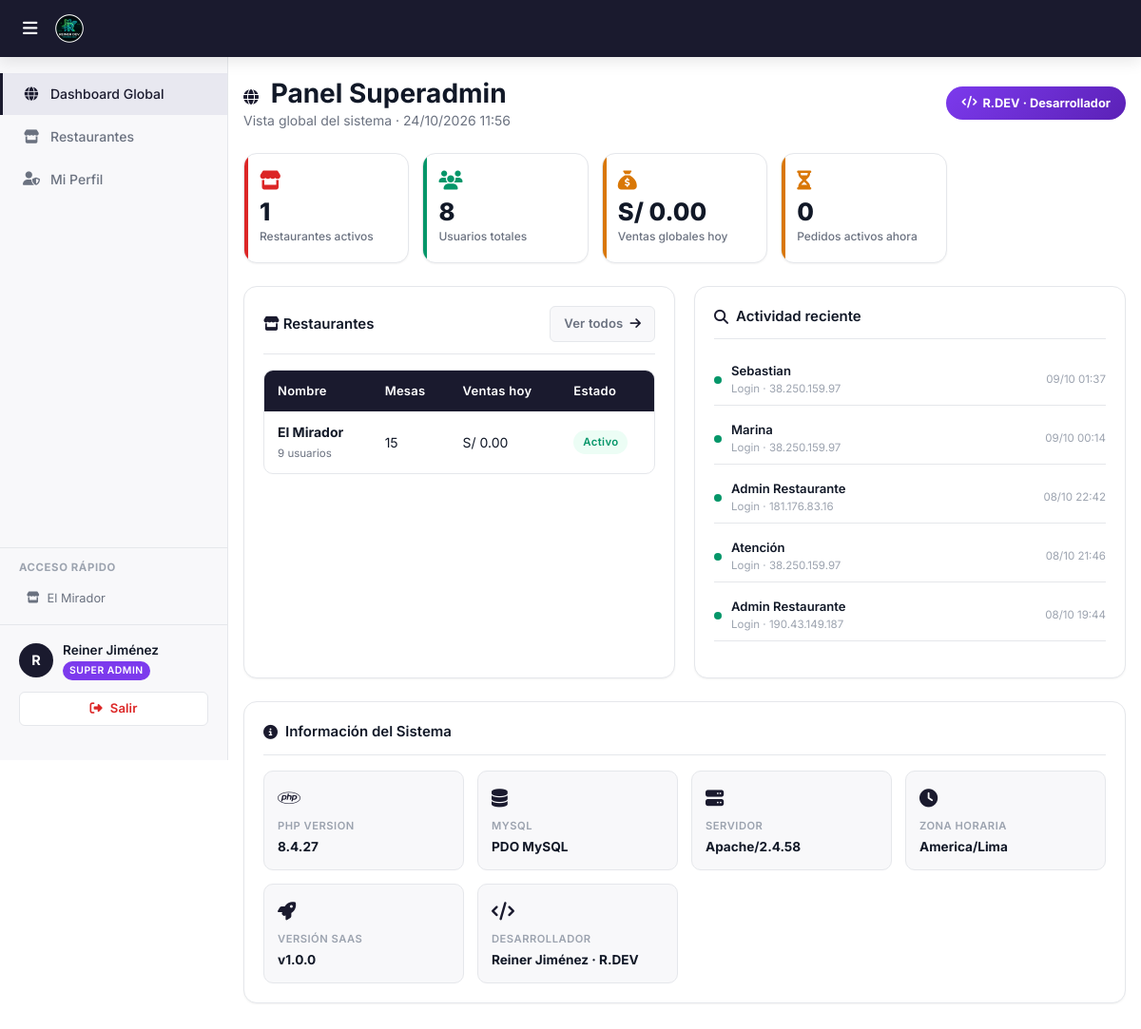
/roles/superadmin/dashboard.php (signed in), run on the app's committed database.
### tables this page shows
CREATE TABLE `restaurantes` (
  `id` int(11) NOT NULL,
  `nombre` varchar(100) NOT NULL,
  `logo` varchar(255) DEFAULT NULL,
  `activo` tinyint(1) DEFAULT 1,
  `created_at` timestamp NOT NULL DEFAULT current_timestamp()
);

CREATE TABLE `logs_acceso` (
  `id` int(11) NOT NULL,
  `usuario_id` int(11) DEFAULT NULL,
  `accion` varchar(100) NOT NULL,
  `ip` varchar(45) DEFAULT NULL,
  `created_at` timestamp NOT NULL DEFAULT current_timestamp()
);

CREATE TABLE `usuarios` (
  `id` int(11) NOT NULL,
  `restaurante_id` int(11) DEFAULT NULL,
  `nombre` varchar(100) NOT NULL,
  `email` varchar(100) NOT NULL,
  `password` varchar(255) NOT NULL,
  `rol` enum('superadmin','admin','atencion','cocina') NOT NULL,
  `activo` tinyint(1) DEFAULT 1,
  `created_at` timestamp NOT NULL DEFAULT current_timestamp()
);

### roles/superadmin/dashboard.php (the view, shortened to what this page needs)
<?php
$db = getDB();
$stRest = $db->query("SELECT COUNT(*) FROM restaurantes WHERE activo = 1");
$totalRestaurantes = $stRest->fetchColumn();
$stUsr = $db->query("SELECT COUNT(*) FROM usuarios WHERE activo = 1 AND rol != 'superadmin'");
$totalUsuarios = $stUsr->fetchColumn();
$hoy = date('Y-m-d');
$stVentas = $db->prepare("SELECT COALESCE(SUM(total),0) AS total, COUNT(*) AS cant FROM pedidos WHERE estado='cobrado' AND DATE(created_at) = ?");
$stVentas->execute([$hoy]);
$ventasHoy = $stVentas->fetch();
$stActivos = $db->query("SELECT COUNT(*) FROM pedidos WHERE estado = 'activo'");
$pedidosActivos = $stActivos->fetchColumn();
$stRestList = $db->query("
    SELECT r.id, r.nombre, r.activo,
           COUNT(DISTINCT u.id)  AS usuarios,
           COUNT(DISTINCT m.id)  AS mesas,
           COUNT(DISTINCT pe.id) AS pedidos_hoy,
           COALESCE(SUM(pe.total),0) AS ventas_hoy
    FROM restaurantes r
    LEFT JOIN usuarios u   ON u.restaurante_id = r.id
    LEFT JOIN mesas m      ON m.restaurante_id = r.id AND m.activo = 1
    LEFT JOIN pedidos pe   ON pe.restaurante_id = r.id AND pe.estado = 'cobrado' AND DATE(pe.created_at) = CURDATE()
    GROUP BY r.id
    ORDER BY r.id DESC
");
$restaurantes = $stRestList->fetchAll();
$stLogs = $db->query("
    SELECT la.accion, la.ip, la.created_at, u.nombre, u.rol
    FROM logs_acceso la
    LEFT JOIN usuarios u ON u.id = la.usuario_id
    ORDER BY la.created_at DESC
    LIMIT 20
");
$logs = $stLogs->fetchAll();
require_once '../../includes/header.php';
?>
        <div class="page-content">
            <div class="d-flex align-center justify-between mb-24">
                <div>
                    <h1><i class="fa-solid fa-globe" style="font-size:1rem;margin-right:6px;color:var(--primary);"></i> Panel Superadmin</h1>
                    <p>Vista global del sistema · <?= date('d/m/Y H:i') ?></p>
                </div>
                <div style="background:linear-gradient(135deg,#7C3AED,#5B21B6);color:#fff;padding:8px 16px;border-radius:999px;font-size:.8rem;font-weight:700;display:flex;align-items:center;gap:6px;">
                    <i class="fa-solid fa-code"></i> R.DEV · Desarrollador
                </div>
            </div>
            <div class="stats-grid mb-24">
                <div class="stat-card rojo">
                    <div class="stat-icon"><i class="fa-solid fa-store"></i></div>
                    <div class="stat-valor"><?= $totalRestaurantes ?></div>
                    <div class="stat-label">Restaurantes activos</div>
                </div>
                <div class="stat-card verde">
                    <div class="stat-icon"><i class="fa-solid fa-users"></i></div>
                    <div class="stat-valor"><?= $totalUsuarios ?></div>
                    <div class="stat-label">Usuarios totales</div>
                </div>
                <div class="stat-card naranja">
                    <div class="stat-icon"><i class="fa-solid fa-sack-dollar"></i></div>
                    <div class="stat-valor">S/ <?= number_format($ventasHoy['total'], 2) ?></div>
                    <div class="stat-label">Ventas globales hoy</div>
                </div>
                <div class="stat-card dorado">
                    <div class="stat-icon"><i class="fa-solid fa-hourglass-half"></i></div>
                    <div class="stat-valor"><?= $pedidosActivos ?></div>
                    <div class="stat-label">Pedidos activos ahora</div>
                </div>
            </div>
            <div style="display:grid;grid-template-columns:1fr 1fr;gap:20px;margin-bottom:24px;">
                <div class="card">
                    <div class="card-title d-flex align-center justify-between">
                        <span><i class="fa-solid fa-store"></i> Restaurantes</span>
                        <a href="restaurantes.php" class="btn btn-ghost btn-sm">Ver todos <i class="fa-solid fa-arrow-right"></i></a>
                    </div>
                    <div class="table-wrap">
                        <table>
                            <thead>
                                <tr>
                                    <th>Nombre</th>
                                    <th>Mesas</th>
                                    <th>Ventas hoy</th>
                                    <th>Estado</th>
                                </tr>
                            </thead>
                            <tbody>
                                <?php foreach ($restaurantes as $r): ?>
                                <tr>
                                    <td>
                                        <strong><?= htmlspecialchars($r['nombre']) ?></strong><br>
                                        <span style="font-size:.72rem;color:var(--text-secondary);"><?= $r['usuarios'] ?> usuarios</span>
                                    </td>
                                    <td><?= $r['mesas'] ?></td>
                                    <td>S/ <?= number_format($r['ventas_hoy'],2) ?></td>
                                    <td><span class="badge <?= $r['activo']?'badge-verde':'badge-gris' ?>"><?= $r['activo']?'Activo':'Inactivo' ?></span></td>
                                </tr>
                                <?php endforeach; ?>
                            </tbody>
                        </table>
                    </div>
                </div>
                <div class="card">
                    <div class="card-title"><i class="fa-solid fa-magnifying-glass"></i> Actividad reciente</div>
                    <div style="display:flex;flex-direction:column;gap:8px;max-height:320px;overflow-y:auto;">
                        <?php foreach ($logs as $log): ?>
                        <div style="display:flex;align-items:center;gap:10px;padding:8px 0;border-bottom:1px solid var(--border);font-size:.82rem;">
                            <span style="width:8px;height:8px;border-radius:50%;flex-shrink:0;background:<?= $log['accion']==='login'?'var(--success)':'var(--danger)' ?>;"></span>
                            <div style="flex:1;">
                                <div style="font-weight:600;"><?= htmlspecialchars($log['nombre'] ?? 'Desconocido') ?></div>
                                <div style="color:var(--text-muted);font-size:.72rem;"><?= ucfirst($log['accion']) ?> · <?= $log['ip'] ?></div>
                            </div>
                            <div style="color:var(--text-muted);font-size:.72rem;white-space:nowrap;">
                                <?= date('d/m H:i', strtotime($log['created_at'])) ?>
                            </div>
                        </div>
                        <?php endforeach; ?>
                    </div>
                </div>
            </div>
            <div class="card">
                <div class="card-title"><i class="fa-solid fa-circle-info"></i> Información del Sistema</div>
                <div style="display:grid;grid-template-columns:repeat(auto-fill,minmax(180px,1fr));gap:14px;">
                    <?php
                    $infos = [
                        ['fa-brands fa-php',    'PHP Version',   PHP_VERSION],
                        ['fa-solid fa-database','MySQL',         'PDO MySQL'],
                        ['fa-solid fa-server',  'Servidor',      $_SERVER['SERVER_SOFTWARE'] ?? 'Unknown'],
                        ['fa-solid fa-clock',   'Zona horaria',  date_default_timezone_get()],
                        ['fa-solid fa-rocket',  'Versión SaaS',  'v1.0.0'],
                        ['fa-solid fa-code',    'Desarrollador', 'Reiner Jiménez · R.DEV'],
                    ];
                    foreach ($infos as [$icon,$label,$valor]): ?>
                    <div style="background:var(--bg-secondary);border-radius:var(--radius-md);padding:14px;border:1px solid var(--border);">
                        <div style="font-size:1.2rem;margin-bottom:6px;color:var(--primary);"><i class="<?= $icon ?>"></i></div>
                        <div style="font-size:.7rem;color:var(--text-muted);font-weight:600;text-transform:uppercase;letter-spacing:.5px;"><?= $label ?></div>
                        <div style="font-size:.85rem;font-weight:700;color:var(--text-primary);margin-top:3px;"><?= htmlspecialchars($valor) ?></div>
                    </div>
                    <?php endforeach; ?>
                </div>
        </div>
<?php require_once '../../includes/footer.php'; ?>

### includes/sidebar.php (shortened to what this page needs)
<?php
$rol = $_SESSION['rol'];
$sidebarRestaurantes = [];
if ($rol === 'superadmin') {
    try {
        $_dbSidebar = getDB();
        $_stSidebar = $_dbSidebar->query("SELECT id, nombre FROM restaurantes WHERE activo = 1 ORDER BY nombre ASC");
        $sidebarRestaurantes = $_stSidebar->fetchAll();
    } catch (Exception $e) {
    }
}
?>
<aside class="sidebar">
    <ul class="sidebar-menu">
        <?php if ($rol === 'superadmin'): ?>
            <li><a href="<?= BASE_URL ?>/roles/superadmin/dashboard.php"><span class="menu-icon"><i class="fa-solid fa-globe"></i></span> Dashboard Global</a></li>
            <li><a href="<?= BASE_URL ?>/roles/superadmin/restaurantes.php"><span class="menu-icon"><i class="fa-solid fa-store"></i></span> Restaurantes</a></li>
            <li><a href="<?= BASE_URL ?>/roles/superadmin/perfil.php"><span class="menu-icon"><i class="fa-solid fa-user-shield"></i></span> Mi Perfil</a></li>
        <?php elseif ($rol === 'cocina'): ?>
            <li><a href="<?= BASE_URL ?>/roles/cocina/dashboard.php"><span class="menu-icon"><i class="fa-solid fa-kitchen-set"></i></span> Panel Cocina</a></li>
        <?php endif; ?>
    </ul>
    <?php if ($rol === 'superadmin' && !empty($sidebarRestaurantes)): ?>
        <div style="padding: 12px 20px; border-top: 1px solid var(--border); overflow: hidden;">
            <div style="font-size: .71rem; font-weight: 700; color: var(--text-muted); text-transform: uppercase; letter-spacing: .6px; margin-bottom: 8px;">Acceso rápido</div>
            <div style="max-height: 180px; overflow-y: auto; display: flex; flex-direction: column; gap: 2px;">
                <?php foreach ($sidebarRestaurantes as $r): ?>
                <a href="<?= BASE_URL ?>/roles/admin/dashboard.php?set_rest_id=<?= $r['id'] ?>"
                   style="display: flex; align-items: center; gap: 8px; font-size: .8rem; padding: 6px 8px; border-radius: var(--radius-sm); color: var(--text-secondary); transition: .15s;"
                   onmouseover="this.style.background='var(--bg)'"
                   onmouseout="this.style.background='transparent'">
                   <i class="fa-solid fa-store" style="font-size: .75rem; flex-shrink: 0;"></i>
                   <span style="overflow: hidden; text-overflow: ellipsis; white-space: nowrap;"><?= htmlspecialchars($r['nombre']) ?></span>
                </a>
                <?php endforeach; ?>
            </div>
        </div>
    <?php endif; ?>
    <div class="sidebar-user-panel" style="padding: 16px 20px; border-top: 1px solid var(--border); background: var(--bg-secondary); margin-top: auto; display: flex; flex-direction: column; gap: 12px; overflow: hidden;">
        <div style="display: flex; align-items: center; gap: 10px;">
            <div class="avatar" style="width: 36px; height: 36px; background: var(--primary); color: #fff; border-radius: 50%; display: flex; align-items: center; justify-content: center; font-weight: 700; font-size: 0.9rem; flex-shrink: 0;">
                <?= $nombreInicial ?>
            </div>
            <div style="display: flex; flex-direction: column; min-width: 0; flex: 1;">
                <span style="font-size: 0.85rem; font-weight: 600; color: var(--text-primary); overflow: hidden; text-overflow: ellipsis; white-space: nowrap;">
                    <?= htmlspecialchars($_SESSION['nombre'] ?? 'Usuario') ?>
                </span>
                <span class="rol-badge rol-<?= $rol ?>" style="align-self: flex-start; margin-top: 2px;">
                    <?= $rolLabel ?>
                </span>
            </div>
        </div>
        <?php if (!isset($hideLogout) || !$hideLogout): ?>
        <a href="<?= BASE_URL ?>/auth/logout.php" class="btn btn-ghost btn-sm btn-full" style="min-height: 36px; gap: 8px; justify-content: center; border-color: var(--border); color: var(--danger); background: var(--surface);">
            <i class="fa-solid fa-right-from-bracket"></i>
            <span>Salir</span>
        </a>
        <?php endif; ?>
    </div>
</aside>

### data on the page
restaurantes: nombre "El Mirador", usuarios "9", mesas "15", ventas_hoy "0.00", activo "Activo"
logs_acceso: usuario.nombre "Sebastian", accion "Login", ip "38.250.159.97", created_at "09/10 01:37"
logs_acceso: usuario.nombre "Marina", accion "Login", ip "38.250.159.97", created_at "09/10 00:14"
logs_acceso: usuario.nombre "Admin Restaurante", accion "Login", ip "181.176.83.16", created_at "08/10 22:42"
logs_acceso: usuario.nombre "Atención", accion "Login", ip "38.250.159.97", created_at "08/10 21:46"
logs_acceso: usuario.nombre "Admin Restaurante", accion "Login", ip "190.43.149.187", created_at "08/10 19:44"

### other printed values
$nombreInicial "R"
$_SESSION['nombre'] "Reiner Jiménez"
$rolLabel "SUPER ADMIN"
$totalRestaurantes "1"
$totalUsuarios "8"
$ventasHoy['total'] "0.00"
$pedidosActivos "0"
$label "PHP VERSION"
$valor "8.4.27"
$label "MYSQL"
$valor "PDO MySQL"
$label "SERVIDOR"
$valor "Apache/2.4.58"
$label "ZONA HORARIA"
$valor "America/Lima"
